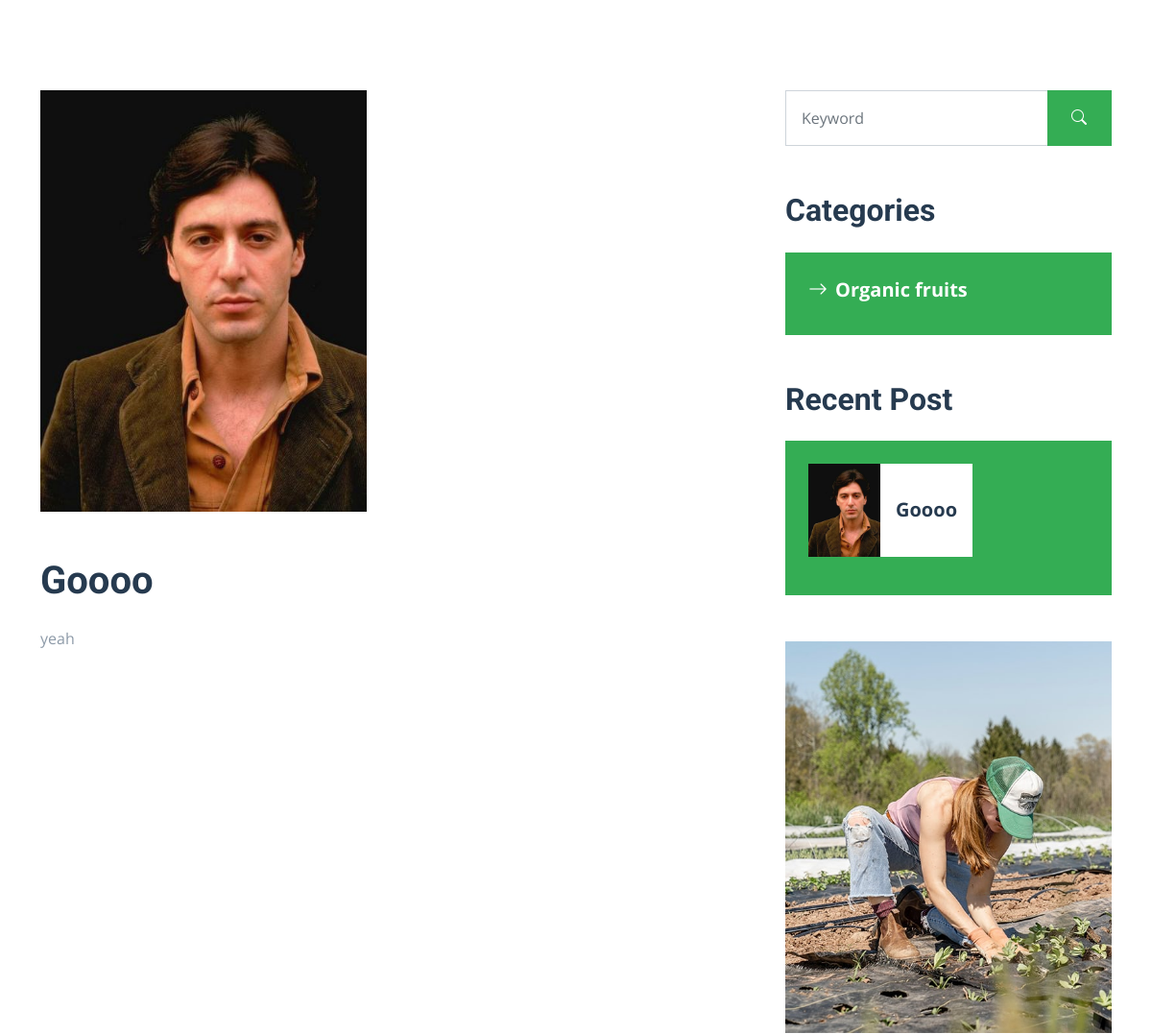
Page /detail/ (middle part) on the earlier database version.
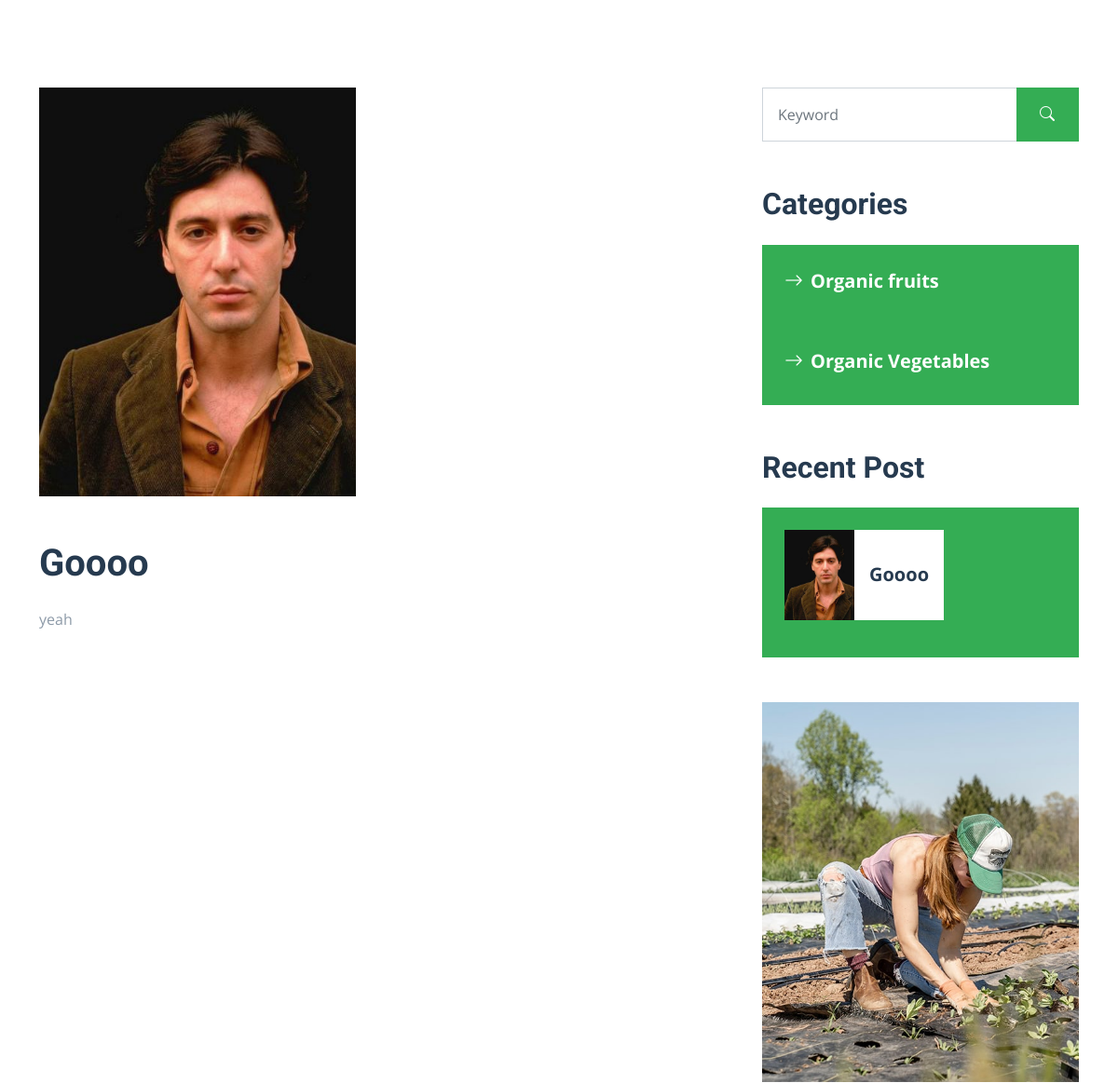
Same page on the later database version.
### farmfresh/models.py (models this page shows, shortened)
class Post(models.Model):
    title = models.CharField(max_length=100)
    slug = models.CharField(max_length=250)
    author_name = models.CharField(max_length=250)
    updated_on = models.DateTimeField(auto_now= True)
    created_on = models.DateTimeField(auto_now_add=True)
    image = models.ImageField(upload_to = 'mobile_images')
    class Meta:
        ordering = ['-created_on']

class Category(models.Model):
    name = models.CharField(max_length=100)

### farmfresh/views.py (the view, shortened to what this page needs)
# urls.py: path('detail/', detail, name = 'detail'),
def detail(request):
    postsdisplay = Post.objects.all()
    categorydisplay = Category.objects.all()
    customersdisplay = Customer.objects.all()
    aboutdisplay = AboutUs.objects.all()
    context = {"Customer":customersdisplay, "Post":postsdisplay, "Category":categorydisplay, 'AboutUs': aboutdisplay}
    return render(request, 'detail.html', context)

### templates/detail.html (shortened to what this page needs)
{% load static %}
{% load i18n %}
<!DOCTYPE html>
<html lang="en">
<head>
    <link href="https://cdnjs.cloudflare.com/ajax/libs/font-awesome/5.15.0/css/all.min.css" rel="stylesheet">
    <link href="https://cdn.jsdelivr.net/npm/bootstrap-icons@1.4.1/font/bootstrap-icons.css" rel="stylesheet">
    <link href="{% static 'css/assets/owl.carousel.min.css' %}" rel="stylesheet">
    <link href="{% static 'css/bootstrap.min.css' %}" rel="stylesheet">
    <link href="{% static 'css/style.css' %}" rel="stylesheet">
</head>
<body>
    <div class="container py-5">
        <div class="row g-5">
            <div class="col-lg-8">
                <div class="mb-5">
                    {% for post in Post %}
                    <div class="row g-5 mb-5">
                        <div class="col-md-6">
                            <img class="img-fluid w-100" src="{{post.image.url}}" alt="">
                        </div>
                    </div>
                    <h1 class="mb-4">{{post.title}}</h1>
                    <p>{{post.slug}}</p>
                    {%endfor%}
                </div>
            </div>
            <div class="col-lg-4">
                <div class="mb-5">
                    <div class="input-group">
                        <input type="text" class="form-control p-3" placeholder="Keyword">
                        <button class="btn btn-primary px-4"><i class="bi bi-search"></i></button>
                    </div>
                </div>
                <div class="mb-5">
                    <h2 class="mb-4">Categories</h2>
                    {%for item in Category%}
                    <div class="d-flex flex-column justify-content-start bg-primary p-4">
                        <a class="fs-5 fw-bold text-white mb-2" href="#"><i class="bi bi-arrow-right me-2"></i>{{item.name}}</a>
                    </div>
                    {%endfor%}
                </div>
                <div class="mb-5">
                    <h2 class="mb-4">Recent Post</h2>
                    <div class="bg-primary p-4">
                        {% for post in Post %}
                        <div class="d-flex overflow-hidden mb-3">
                            <img class="img-fluid flex-shrink-0" src="{{post.image.url}}" style="width: 75px;" alt="">
                            <a href="" class="d-flex align-items-center bg-white text-dark fs-5 fw-bold px-3 mb-0">{{post.title}}
                            </a>
                        </div>
                        {%endfor%}
                    </div>
                </div>
                <div class="mb-5">
                    <img src="{% static 'img/blog-1.jpg' %}" alt="" class="img-fluid rounded">
                </div>
            </div>
        </div>
    </div>
</body>
</html>

Differences in the rows shown:
added Category: name "Organic Vegetables"
